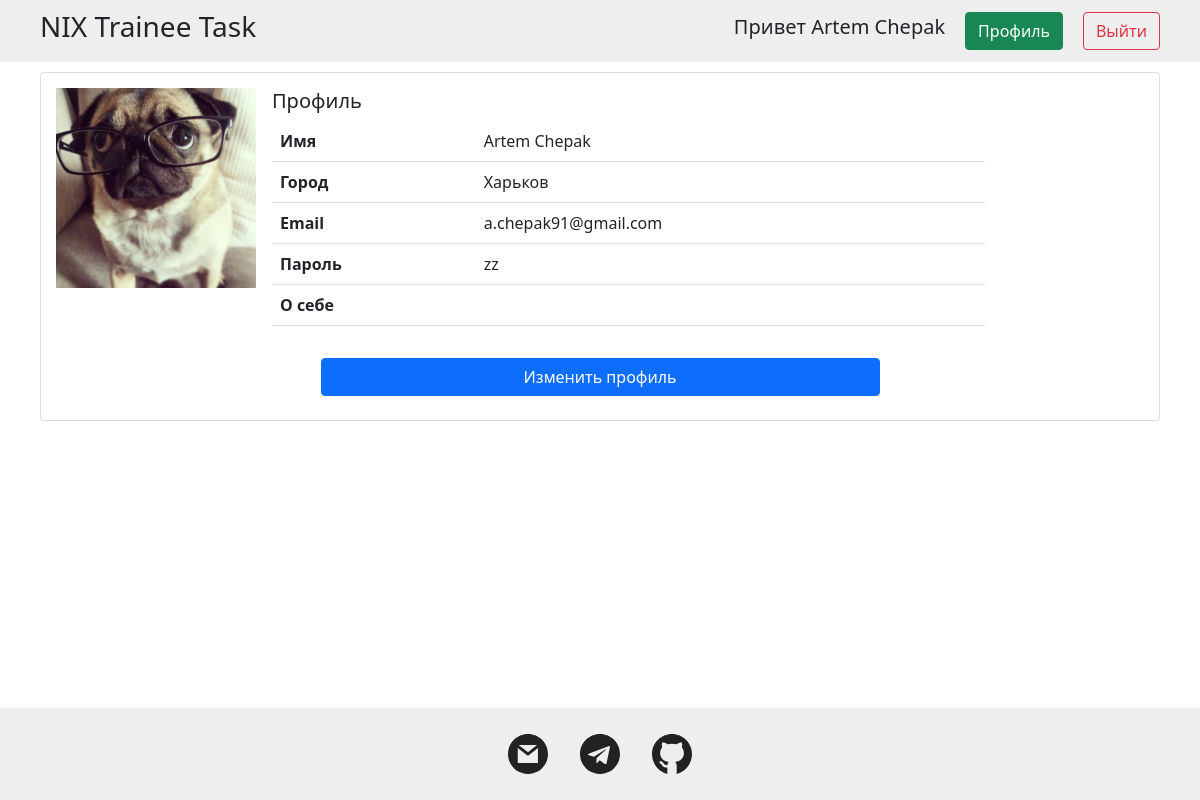
The page /profile (signed in) on the database its author committed.
### tables this page shows
CREATE TABLE `users` (
  `id` int(11) NOT NULL,
  `login` varchar(100) NOT NULL,
  `password` varchar(500) NOT NULL,
  `email` varchar(255) NOT NULL,
  `name` varchar(500) DEFAULT NULL,
  `city` varchar(500) DEFAULT NULL,
  `info` longtext DEFAULT NULL,
  `image` varchar(500) DEFAULT NULL
);

### controllers/MainController.php (called while the page is built, shortened)
<?php
class MainController
{
    public function profile(Router $router)
    {
        $profile = $router->profile->viewProfile();
        $router->renderView('\profile', [
            'userData' => $profile
        ]);
    }
}

### public/index.php (called while the page is built, shortened)
<?php
$router = new Router();
$router->get('/', [MainController::class, 'index']);
$router->get('/index', [MainController::class, 'index']);
$router->get('/login', [MainController::class, 'login']);
$router->post('/login', [MainController::class, 'login']);
$router->post('/registrationSuccess', [MainController::class, 'registrationSuccess']);
$router->get('/registrationSuccess', [MainController::class, 'registrationSuccess']);
$router->get('/registration', [MainController::class, 'registration']);
$router->post('/registration', [MainController::class, 'registration']);
$router->get('/profile', [MainController::class, 'profile']);
$router->get('/profileUpdate', [MainController::class, 'profileUpdate']);
$router->post('/profileUpdate', [MainController::class, 'profileUpdate']);
$router->get('/clear', [MainController::class, 'clear']);
$router->resolve();

### ActiveRecord.php (called while the page is built, shortened)
<?php
class ActiveRecord
{
    public PDO $pdo;
    public $select;
    public $from;
    public $where;
    public $and;
    public function __construct()
    {
        $this->pdo = new PDO('mysql:host=localhost;port=3306;dbname=nix-trainee-task', 'root', '');
        $this->pdo->setAttribute(PDO::ATTR_ERRMODE, PDO::ERRMODE_EXCEPTION);
    }
    public function select($select)
    {
        $this->select = 'SELECT ' . $select;
    }
    public function from($from)
    {
        $this->from = ' FROM ' . $from;
    }
    public function where($key, $value)
    {
        $this->where = ' WHERE ' . $key . " = " . $value;
    }
    public function getQuery()
    {
        $query = $this->select . $this->from . $this->where . $this->and;
        return $query;
    }
    public function executeQuery($query)
    {
        $statement = $this->pdo->prepare($query);
        $statement->execute();
        return $statement;
    }
}

### models/Profile.php (called while the page is built, shortened)
<?php
class Profile extends ActiveRecord
{
    private $table = 'users';
    public function viewProfile()
    {
        $id = $_COOKIE['id'] ?? null;
        $profile = new Profile();
        $profile->select('*');
        $profile->from($this->table);
        $profile->where('id', "'{$id}'");
        $query = $profile->getQuery();
        $result = $profile->executeQuery($query);
        return $result->fetchAll(PDO::FETCH_ASSOC)[0];
    }
}

### views/profile.php (the view, shortened to what this page needs)
<div class="card mb-3">
    <div class="row g-0">
        <?php if ($userData['image']): ?>
            <div class="col-md-4 profile__image"
                 style="background-image: url(<?php echo $userData['image'] ?>)">
            </div>
        <?php else: ?>
            <div class="col-md-4 profile__image"
                 style="background-image: url(https://t3.ftcdn.net/jpg/03/46/83/96/360_F_346839683_6nAPzbhpSkIpb8pmAwufkC7c5eD7wYws.jpg)">
            </div>
        <?php endif; ?>
        <div class="col-md-8">
            <div class="card-body">
                <h5 class="card-title">Профиль</h5>
                <table class="table">
                    <tbody>
                    <tr>
                        <th scope="row">Имя</th>
                        <td>
                            <?php echo $userData['name'] ?>
                        </td>
                    </tr>
                    <tr>
                        <th scope="row">Город</th>
                        <td>
                            <?php echo $userData['city'] ?>
                        </td>
                    </tr>
                    <tr>
                        <th scope="row">Email</th>
                        <td>
                            <?php echo $userData['email'] ?>
                        </td>
                    </tr>
                    <tr>
                        <th scope="row">Пароль</th>
                        <td>
                            <?php echo $userData['password'] ?>
                        </td>
                    </tr>
                    <tr>
                        <th scope="row">О себе</th>
                        <td>
                        </td>
                    </tr>
                    </tbody>
                </table>
            </div>
        </div>
        <div class="d-grid gap-2 col-6 mx-auto mb-4">
            <a href="\profileUpdate" class="btn btn-primary">Изменить профиль</a>
        </div>
    </div>
</div>

### Router.php (shortened to what this page needs)
<?php
class Router
{
    public array $getRoutes = [];
    public array $postRoutes = [];
    public function __construct()
    {
        $this->profile = new Profile();
    }
    public function get($url, $fn)
    {
        $this->getRoutes[$url] = $fn;
    }
    public function post($url, $fn)
    {
        $this->postRoutes[$url] = $fn;
    }
    public function resolve()
    {
        $currentUrl = $_SERVER['PATH_INFO'] ?? '/';
        $method = $_SERVER['REQUEST_METHOD'];
        if ($method === 'GET') {
            $fn = $this->getRoutes[$currentUrl] ?? null;
        } else {
            $fn = $this->postRoutes[$currentUrl] ?? null;
        }
        if ($fn) {
            $controller = new $fn[0];
            call_user_func(array($controller, $fn[1]), $this);
        } else {
        }
    }
    public function renderView($view, $params = [])
    {
        include_once __DIR__ . "/views/$view.php";
        $content = ob_get_clean();
        include_once __DIR__ . "/views/_layout.php";
    }
}

### views/_layout.php (shortened to what this page needs)
<!doctype html>
<html lang="en" class="h-100">
<head>
    <link href="https://cdn.jsdelivr.net/npm/bootstrap@5.0.0-beta3/dist/css/bootstrap.min.css" rel="stylesheet"
>
    <link rel="stylesheet" href="style.css">
</head>
<body class="d-flex flex-column h-100">
<header class="header">
    <div class="container">
        <div class="d-flex justify-content-between align-items-center">
            <a href="\" class="header__logo h3">NIX Trainee Task</a>
            <div class="d-flex justify-content-end align-items-center">
                <?php
                if (isset($_COOKIE['user'])):
                    ?>
                    <h5 class="header__btn">Привет <?php echo $_COOKIE["user"]; ?></h5>
                    <a href="\profile" class="btn btn-success header__btn">Профиль</a>
                    <a href="\clear" class="btn btn-outline-danger header__btn">Выйти</a>
                <?php else: ?>
                    <a href="\login" class="btn btn-outline-primary header__btn">Логин</a>
                    <a href="\registration" class="btn btn-primary header__btn">Регистрация</a>
                <?php endif; ?>
            </div>
        </div>
    </div>
</header>
<main class="main flex-shrink-0">
    <div class="container">
        <?php echo $content; ?>
    </div>
</main>
<footer class="footer mt-auto py-2">
    <div class="container">
        <ul class="nav justify-content-center">
            <li class="nav-item">
                <a class="nav-link" href="mailto:a.chepak91@gmail.com">
                </a>
            </li>
            <li class="nav-item">
                <a class="nav-link" href="tg://resolve?domain=@ArtemChepak">
                </a>
            </li>
            <li class="nav-item">
                <a class="nav-link" href="https://github.com/artemchepak">
                </a>
            </li>
        </ul>
    </div>
</footer>
</body>
</html>

### public/style.css (style rules this page uses)
a { text-decoration: none; color: inherit; display: inline-block; cursor: pointer; }
.container { padding: 10px; }
.header, .footer, .main__post { background-color: #eeeeee; }
.header__btn+.header__btn { margin-left: 20px; }
.footer svg { width: 40px; height: 40px; fill: #222222; transition: all 0.3s; }
.profile__image { width: 200px; height: 200px; background-size: cover; background-repeat: no-repeat; margin: 15px 0 0 15px; }

### rows shown on the page
users: image (picture), name "Artem Chepak", city "Харьков", email "a.chepak91@gmail.com", password "zz"

### other values the page prints
$_COOKIE["user"] "Artem Chepak"
